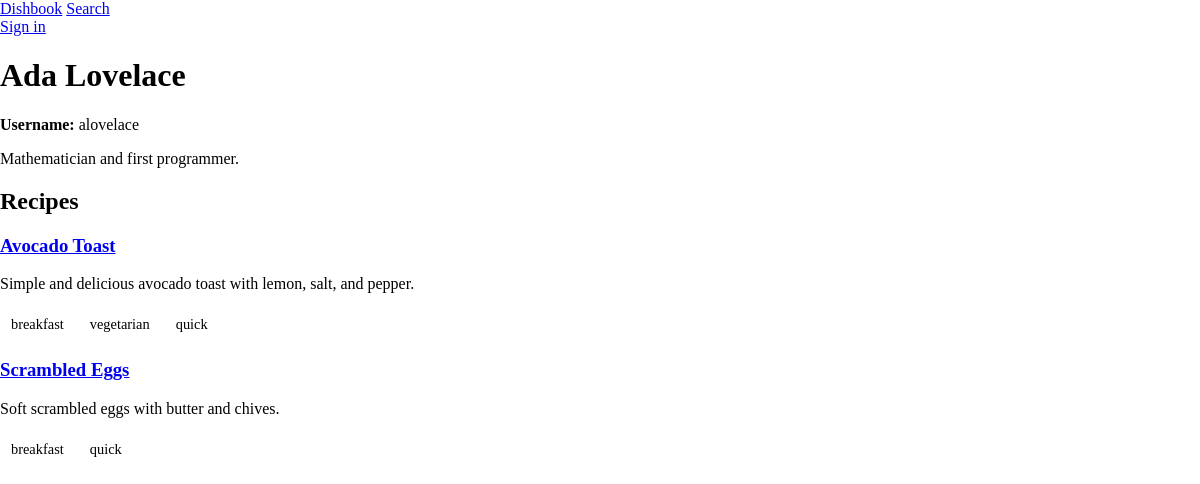
The app's page /profile/alovelace/ with its own data.
### dishbook/models.py (models this page shows, shortened)
class Profile(models.Model):
    user = models.OneToOneField(User, on_delete=models.CASCADE)
    bio = models.TextField(blank=True)
    photo = models.ImageField(upload_to="media/", null=True, blank=True)

class Recipe(models.Model):
    title = models.CharField(max_length=200)
    description = models.TextField()
    prep_time_minutes = models.IntegerField(default=0)
    cook_time_minutes = models.IntegerField(default=0)
    serves = models.IntegerField(default=1)
    author = models.ForeignKey(User, on_delete=models.CASCADE)
    photo = models.ImageField(upload_to="media/", null=True, blank=True)
    is_public = models.BooleanField(default=True)
    tags = models.ManyToManyField(Tag, blank=True)

class Tag(models.Model):
    name = models.CharField(max_length=40)

### dishbook/views.py (the view)
# urls.py: path("profile/<str:username>/", views.profile, name="profile"),
def profile(request, username):
    author = get_object_or_404(User, username=username)
    profile_data = get_object_or_404(Profile, user=author)
    recipes = Recipe.objects.filter(author=author, is_public=True).select_related("author")
    return render(
        request,
        "profile.html",
        {
            "author": author,
            "profile": profile_data,
            "recipes": recipes,
        },
    )

### dishbook/templates/profile.html (shortened to what this page needs)
{% extends "base.html" %}
    {% block content %}
    <h1>{{ author.get_full_name|default:author.username }}</h1>
    <div class="profile-intro">
        <div>
            <p><strong>Username:</strong> {{ author.username }}</p>
            <p>{{ profile.bio }}</p>
        </div>
    </div>
    <h2>Recipes</h2>
    <div class="recipes-list">
    {% for recipe in recipes %}
        {% include "recipe_card.html" with recipe=recipe %}
    {% empty %}
        <p>No recipes yet.</p>
    {% endfor %}
</div>
 {% endblock %}

### dishbook/templates/recipe_card.html (shortened to what this page needs)
<div class="recipe-card">
    <h3><a href="/recipe/{{ recipe.id }}/">{{ recipe.title }}</a></h3>
    <p class="recipe-description">{{ recipe.description|truncatewords:16 }}</p>
    <div class="recipe-tags">
        {% for tag in recipe.tags.all %}
            <span class="tag">{{ tag.name }}</span>
        {% endfor %}
    </div>
</div>

### static/main.css (style rules this page uses)
.recipe-card { flex: 1 1 250px; }
.tag { display: inline-block; padding: 4px 8px; margin: 3px; border-radius: 4px; font-size: 0.9em; }
body { margin: 0; }

### records on screen
Profile: bio "Mathematician and first programmer."
Recipe: title "Avocado Toast", description "Simple and delicious avocado toast with lemon, salt, and pepper."
Tag: name "breakfast"
Tag: name "vegetarian"
Tag: name "quick"
Recipe: title "Scrambled Eggs", description "Soft scrambled eggs with butter and chives."

### other values on screen
{{ author.get_full_name|default:author.username }} "Ada Lovelace"
{{ author.username }} "alovelace"
